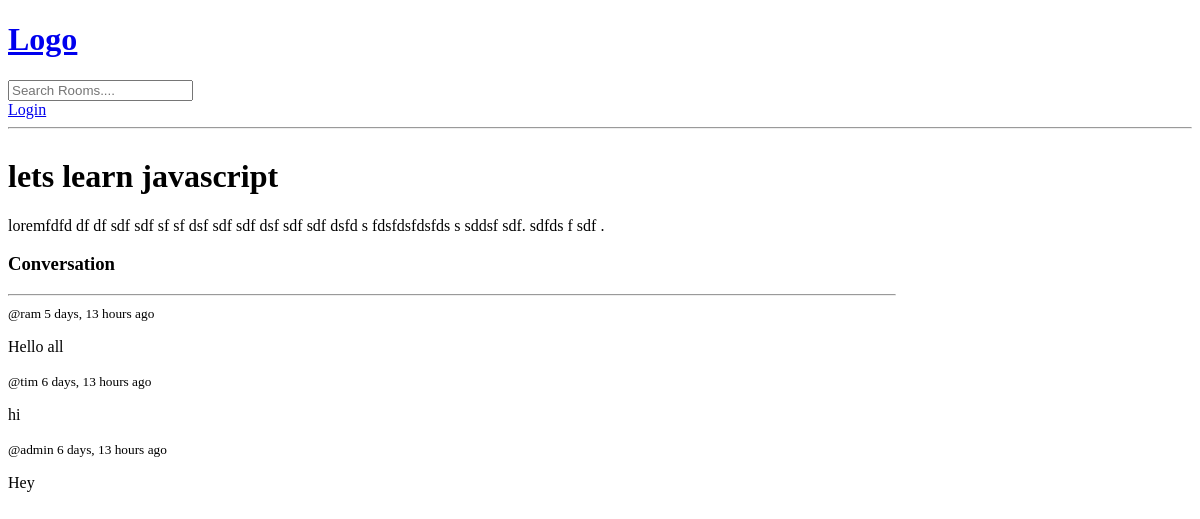
The page /room/1/ on the database as committed earlier.
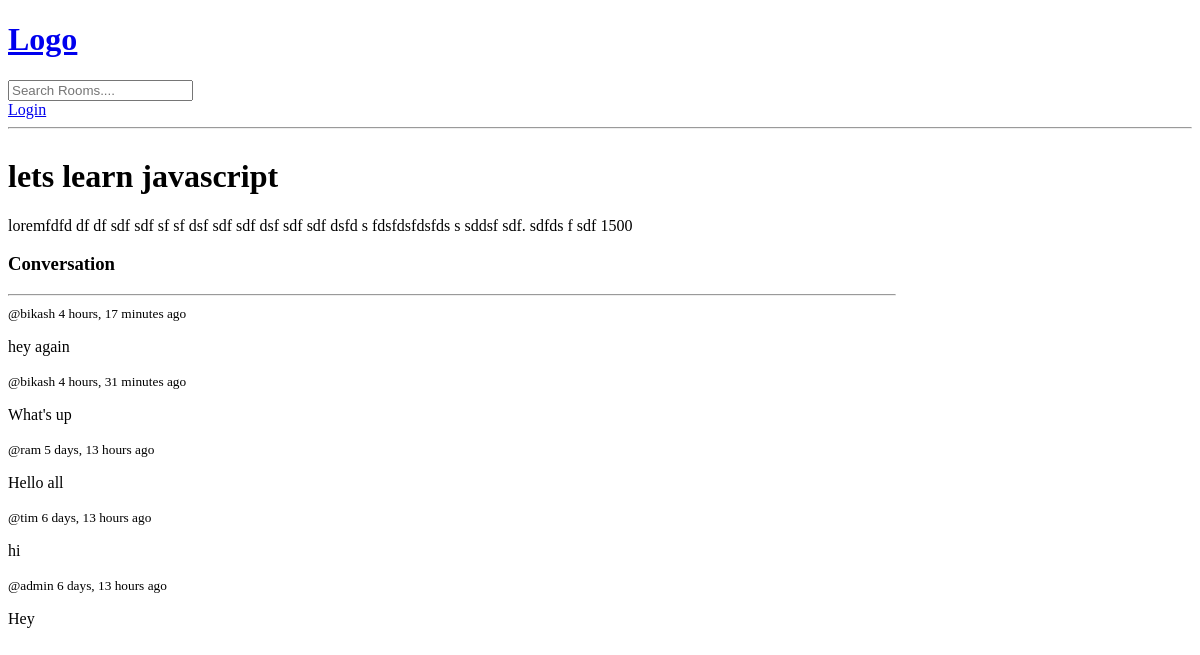
The same page on the database as committed later.
### base/models.py (models this page shows, shortened)
class Room(models.Model):
    host = models.ForeignKey(User,on_delete=models.SET_NULL,null=True)
    topic =models.ForeignKey(Topic,on_delete=models.SET_NULL,null=True)
    name = models.CharField(max_length=100)
    description = models.TextField(null=True, blank = True)
    participants = models.ManyToManyField(User,related_name='participants',blank=True)
    updated = models.DateTimeField(auto_now=True)
    created = models.DateTimeField(auto_now_add=True)
    class Meta:
        ordering = ['-updated', '-created']

class Message(models.Model):
    user = models.ForeignKey(User,on_delete=models.CASCADE)
    room = models.ForeignKey(Room,on_delete=models.CASCADE)
    body= models.TextField()
    updated = models.DateTimeField(auto_now=True)
    created = models.DateTimeField(auto_now_add=True)
    class Meta:
        ordering = ['-updated', '-created']

### base/views.py (the view, shortened to what this page needs)
# urls.py: path('room/<str:pk>/', views.room, name='room'),
def room(request,pk):
    room = Room.objects.get(id = pk)
    room_messages = room.message_set.all()
    participants = room.participants.all()
    context = {'room':room,"room_messages":room_messages,"participants":participants}
    return render(request,"base/room.html",context)

### base/templates/base/room.html (shortened to what this page needs)
{%extends 'main.html'%} {% block content %}
<div class="room-container">
  <div>
    <h1>{{room.name}}</h1>
    <p>{{room.description}}</p>
    <div class="comment-wrapper">
      <h3>Conversation</h3>
      <hr />
      {% for message in room_messages %}
      <div>
        <small>@{{message.user}} {{message.created |timesince}} ago</small>
        <p>{{message.body}}</p>
      </div>
      {% endfor %}
    </div>
 {%endblock%}

### templates/main.html (shortened to what this page needs)
<!DOCTYPE html>
<html lang="en">
  <head>
  </head>
  <body>
    {%include 'navbar.html'%} {% block content %} {% endblock %}
  </body>
</html>

### templates/navbar.html (shortened to what this page needs)
<!DOCTYPE html>
<html lang="en">
  <head>
  </head>
  <body>
    <a href="/">
      <h1>Logo</h1>
    </a>
    <form method="GET" action="{% url 'home' %}">
      <input type="text" name="q" placeholder="Search Rooms...." />
    </form>
    {% if request.user.is_authenticated %}
    <p>Hello <strong>{{request.user}}</strong></p>
    <a href="{% url 'logout' %}">Logout</a>
    {% else %}
    <a href="{% url 'login' %}">Login</a>
    {% endif %}
    <hr />
  </body>
</html>

### base/templates/base/room.html (style rules this page uses)
.room-container { display: grid; grid-template-columns: 3fr 1fr; }

Rows that differ between the two databases and show on the page:
changed Room "lets learn javascript": description "loremfdfd df df sdf sdf sf sf dsf sdf sdf dsf sdf sdf dsfd s fdsfdsfdsfds s sddsf sdf. sdfds f sdf ." → "loremfdfd df df sdf sdf sf sf dsf sdf sdf dsf sdf sdf dsfd s fdsfdsfdsfds s sddsf sdf. sdfds f sdf 1500"
added Message: user "bikash", created "4 hours, 17 minutes", body "hey again"
added Message: user "bikash", created "4 hours, 31 minutes", body "What's up"
